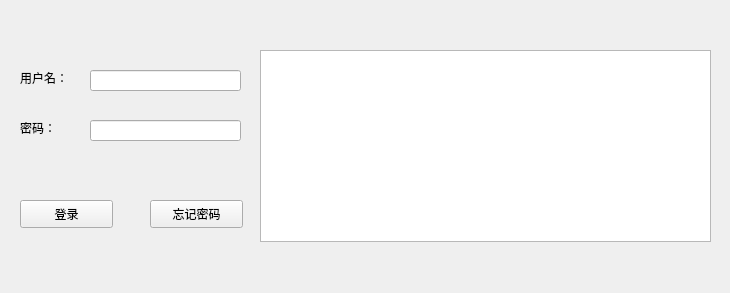
<?xml version="1.0" encoding="UTF-8"?>
<ui version="4.0">
 <class>Form</class>
 <widget class="QWidget" name="Form">
  <property name="geometry">
   <rect>
    <x>0</x>
    <y>0</y>
    <width>730</width>
    <height>293</height>
   </rect>
  </property>
  <property name="windowTitle">
   <string>Form</string>
  </property>
  <widget class="QLabel" name="label">
   <property name="geometry">
    <rect>
     <x>20</x>
     <y>70</y>
     <width>72</width>
     <height>15</height>
    </rect>
   </property>
   <property name="text">
    <string>用户名：</string>
   </property>
  </widget>
  <widget class="QLabel" name="label_2">
   <property name="geometry">
    <rect>
     <x>20</x>
     <y>120</y>
     <width>72</width>
     <height>15</height>
    </rect>
   </property>
   <property name="text">
    <string>密码：</string>
   </property>
  </widget>
  <widget class="QTextBrowser" name="InfoBrowser">
   <property name="geometry">
    <rect>
     <x>260</x>
     <y>50</y>
     <width>451</width>
     <height>192</height>
    </rect>
   </property>
  </widget>
  <widget class="QLineEdit" name="userEdit">
   <property name="geometry">
    <rect>
     <x>90</x>
     <y>70</y>
     <width>151</width>
     <height>21</height>
    </rect>
   </property>
  </widget>
  <widget class="QLineEdit" name="passwordEdit">
   <property name="geometry">
    <rect>
     <x>90</x>
     <y>120</y>
     <width>151</width>
     <height>21</height>
    </rect>
   </property>
   <property name="echoMode">
    <enum>QLineEdit::Password</enum>
   </property>
  </widget>
  <widget class="QPushButton" name="loginBtn">
   <property name="geometry">
    <rect>
     <x>20</x>
     <y>200</y>
     <width>93</width>
     <height>28</height>
    </rect>
   </property>
   <property name="text">
    <string>登录</string>
   </property>
  </widget>
  <widget class="QPushButton" name="forgetBtn">
   <property name="geometry">
    <rect>
     <x>150</x>
     <y>200</y>
     <width>93</width>
     <height>28</height>
    </rect>
   </property>
   <property name="text">
    <string>忘记密码</string>
   </property>
  </widget>
 </widget>
 <resources/>
 <connections/>
</ui>
